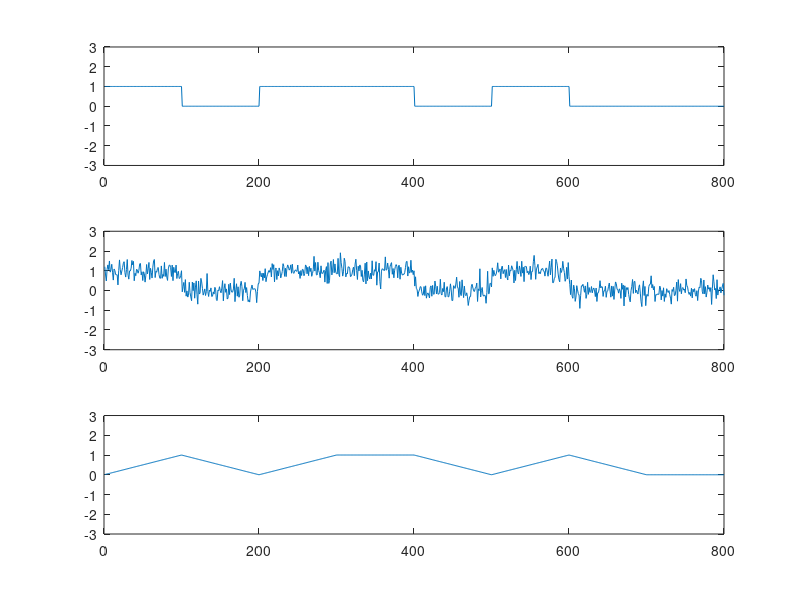

MATLAB code for this plot:
close all
clear all
clc

% para este exemplo, lembrar da convolucao de 2 rect
% (conceito de filtro casado) - conceito de correlacao
N = 100; % fator superamostragem
SNR = 10;
info = [1 0 1 1 0 1 0 0];
info_up = upsample(info, N);
filtro_Tx = ones(1,N);

sinal_Tx = filter(filtro_Tx, 1, info_up);

filtro_cas = fliplr(filtro_Tx);
sinal_Rx_awgn = awgn(sinal_Tx, SNR);
sinal_Rx = filter(filtro_cas, 1, sinal_Tx)/N;

figure(1)
subplot(311)
plot(sinal_Tx)
ylim([-3 3])
subplot(312)
plot(sinal_Rx_awgn)
ylim([-3 3])
subplot(313)
plot(sinal_Rx)
ylim([-3 3])
